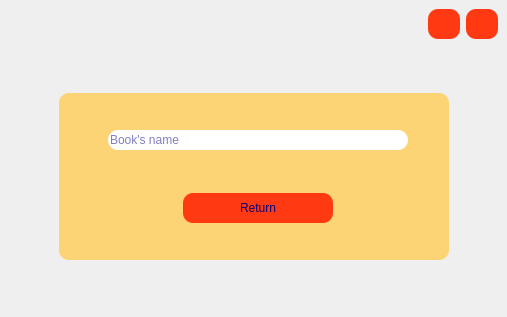
<?xml version="1.0" encoding="UTF-8"?>
<ui version="4.0">
 <class>returnbook</class>
 <widget class="QMainWindow" name="returnbook">
  <property name="geometry">
   <rect>
    <x>0</x>
    <y>0</y>
    <width>507</width>
    <height>317</height>
   </rect>
  </property>
  <property name="windowTitle">
   <string>MainWindow</string>
  </property>
  <property name="styleSheet">
   <string notr="true">#returnbook
{
border-image :  url(:/images/images/Library-Wallpaper-19-2560x1600-1.jpg)
}
QPushButton
{
background-color:rgb(255, 58, 19);
border-radius : 10px;
}
QPushButton:hover{
background-color: rgb(249, 255, 198);
}</string>
  </property>
  <widget class="QWidget" name="centralwidget">
   <layout class="QVBoxLayout" name="verticalLayout">
    <item>
     <layout class="QHBoxLayout" name="horizontalLayout">
      <property name="topMargin">
       <number>0</number>
      </property>
      <item>
       <spacer name="horizontalSpacer">
        <property name="orientation">
         <enum>Qt::Horizontal</enum>
        </property>
        <property name="sizeHint" stdset="0">
         <size>
          <width>40</width>
          <height>20</height>
         </size>
        </property>
       </spacer>
      </item>
      <item>
       <widget class="QPushButton" name="pushButton_2">
        <property name="minimumSize">
         <size>
          <width>30</width>
          <height>30</height>
         </size>
        </property>
        <property name="cursor">
         <cursorShape>PointingHandCursor</cursorShape>
        </property>
        <property name="text">
         <string/>
        </property>
        <property name="icon">
         <iconset resource="rec.qrc">
          <normaloff>:/icones/images/786263.png</normaloff>:/icones/images/786263.png</iconset>
        </property>
        <property name="iconSize">
         <size>
          <width>30</width>
          <height>30</height>
         </size>
        </property>
       </widget>
      </item>
      <item>
       <widget class="QPushButton" name="pushButton">
        <property name="minimumSize">
         <size>
          <width>30</width>
          <height>30</height>
         </size>
        </property>
        <property name="cursor">
         <cursorShape>PointingHandCursor</cursorShape>
        </property>
        <property name="toolTip">
         <string>close</string>
        </property>
        <property name="text">
         <string/>
        </property>
        <property name="icon">
         <iconset resource="rec.qrc">
          <normaloff>:/icones/images/delete-sign.png</normaloff>:/icones/images/delete-sign.png</iconset>
        </property>
        <property name="iconSize">
         <size>
          <width>30</width>
          <height>30</height>
         </size>
        </property>
       </widget>
      </item>
     </layout>
    </item>
    <item>
     <spacer name="verticalSpacer_2">
      <property name="orientation">
       <enum>Qt::Vertical</enum>
      </property>
      <property name="sizeHint" stdset="0">
       <size>
        <width>20</width>
        <height>40</height>
       </size>
      </property>
     </spacer>
    </item>
    <item>
     <layout class="QHBoxLayout" name="horizontalLayout_2">
      <property name="topMargin">
       <number>20</number>
      </property>
      <property name="bottomMargin">
       <number>20</number>
      </property>
      <item>
       <spacer name="horizontalSpacer_6">
        <property name="orientation">
         <enum>Qt::Horizontal</enum>
        </property>
        <property name="sizeHint" stdset="0">
         <size>
          <width>40</width>
          <height>20</height>
         </size>
        </property>
       </spacer>
      </item>
      <item>
       <widget class="QWidget" name="verticalWidget" native="true">
        <property name="styleSheet">
         <string notr="true">QWidget{
color:rgb(0, 0, 127);
background-color: rgba(255, 205, 88,0.8);
border-radius : 10px;

}
QLineEdit
{
background-color: white;
border-radius : 10px;
}

QPushButton
{
background-color:rgb(255, 58, 19);
border-radius : 10px;
}
QPushButton:hover{
background-color:  rgb(139, 193, 14);
}
QLabel
{
background-color: rgba(255, 205, 88,0.3);
color:rgb(0, 0, 107);
}
</string>
        </property>
        <layout class="QVBoxLayout" name="verticalLayout_2">
         <property name="topMargin">
          <number>1</number>
         </property>
         <property name="rightMargin">
          <number>1</number>
         </property>
         <property name="bottomMargin">
          <number>1</number>
         </property>
         <item>
          <spacer name="verticalSpacer_4">
           <property name="orientation">
            <enum>Qt::Vertical</enum>
           </property>
           <property name="sizeHint" stdset="0">
            <size>
             <width>20</width>
             <height>40</height>
            </size>
           </property>
          </spacer>
         </item>
         <item>
          <layout class="QHBoxLayout" name="horizontalLayout_3">
           <property name="topMargin">
            <number>0</number>
           </property>
           <item>
            <spacer name="horizontalSpacer_2">
             <property name="orientation">
              <enum>Qt::Horizontal</enum>
             </property>
             <property name="sizeHint" stdset="0">
              <size>
               <width>40</width>
               <height>20</height>
              </size>
             </property>
            </spacer>
           </item>
           <item>
            <widget class="QLineEdit" name="bookn">
             <property name="minimumSize">
              <size>
               <width>300</width>
               <height>20</height>
              </size>
             </property>
             <property name="placeholderText">
              <string>Book's name</string>
             </property>
            </widget>
           </item>
           <item>
            <spacer name="horizontalSpacer_3">
             <property name="orientation">
              <enum>Qt::Horizontal</enum>
             </property>
             <property name="sizeHint" stdset="0">
              <size>
               <width>40</width>
               <height>20</height>
              </size>
             </property>
            </spacer>
           </item>
          </layout>
         </item>
         <item>
          <spacer name="verticalSpacer_3">
           <property name="orientation">
            <enum>Qt::Vertical</enum>
           </property>
           <property name="sizeHint" stdset="0">
            <size>
             <width>20</width>
             <height>40</height>
            </size>
           </property>
          </spacer>
         </item>
         <item>
          <layout class="QHBoxLayout" name="horizontalLayout_4">
           <property name="topMargin">
            <number>0</number>
           </property>
           <item>
            <spacer name="horizontalSpacer_4">
             <property name="orientation">
              <enum>Qt::Horizontal</enum>
             </property>
             <property name="sizeHint" stdset="0">
              <size>
               <width>40</width>
               <height>20</height>
              </size>
             </property>
            </spacer>
           </item>
           <item>
            <widget class="QPushButton" name="returnb">
             <property name="minimumSize">
              <size>
               <width>150</width>
               <height>30</height>
              </size>
             </property>
             <property name="cursor">
              <cursorShape>PointingHandCursor</cursorShape>
             </property>
             <property name="toolTip">
              <string>return</string>
             </property>
             <property name="text">
              <string>Return</string>
             </property>
            </widget>
           </item>
           <item>
            <spacer name="horizontalSpacer_5">
             <property name="orientation">
              <enum>Qt::Horizontal</enum>
             </property>
             <property name="sizeHint" stdset="0">
              <size>
               <width>40</width>
               <height>20</height>
              </size>
             </property>
            </spacer>
           </item>
          </layout>
         </item>
         <item>
          <spacer name="verticalSpacer_5">
           <property name="orientation">
            <enum>Qt::Vertical</enum>
           </property>
           <property name="sizeHint" stdset="0">
            <size>
             <width>20</width>
             <height>40</height>
            </size>
           </property>
          </spacer>
         </item>
        </layout>
       </widget>
      </item>
      <item>
       <spacer name="horizontalSpacer_7">
        <property name="orientation">
         <enum>Qt::Horizontal</enum>
        </property>
        <property name="sizeHint" stdset="0">
         <size>
          <width>40</width>
          <height>20</height>
         </size>
        </property>
       </spacer>
      </item>
     </layout>
    </item>
    <item>
     <spacer name="verticalSpacer">
      <property name="orientation">
       <enum>Qt::Vertical</enum>
      </property>
      <property name="sizeHint" stdset="0">
       <size>
        <width>20</width>
        <height>40</height>
       </size>
      </property>
     </spacer>
    </item>
   </layout>
  </widget>
 </widget>
 <resources>
  <include location="rec.qrc"/>
 </resources>
 <connections>
  <connection>
   <sender>pushButton</sender>
   <signal>clicked()</signal>
   <receiver>returnbook</receiver>
   <slot>close()</slot>
   <hints>
    <hint type="sourcelabel">
     <x>486</x>
     <y>30</y>
    </hint>
    <hint type="destinationlabel">
     <x>494</x>
     <y>53</y>
    </hint>
   </hints>
  </connection>
  <connection>
   <sender>pushButton_2</sender>
   <signal>clicked()</signal>
   <receiver>returnbook</receiver>
   <slot>showMinimized()</slot>
   <hints>
    <hint type="sourcelabel">
     <x>442</x>
     <y>25</y>
    </hint>
    <hint type="destinationlabel">
     <x>443</x>
     <y>40</y>
    </hint>
   </hints>
  </connection>
 </connections>
</ui>
